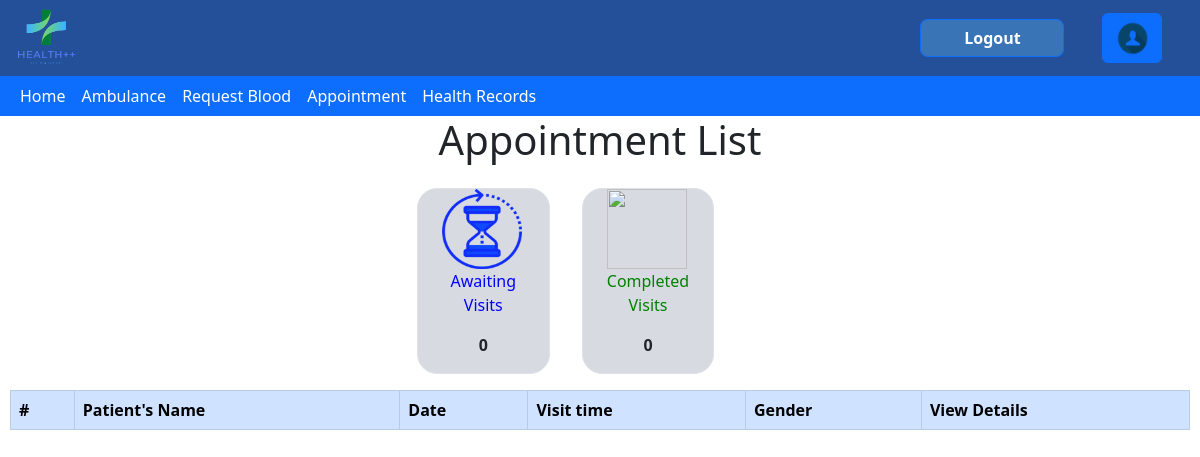
The page /book_appointment/ (signed in) on the database as committed earlier.
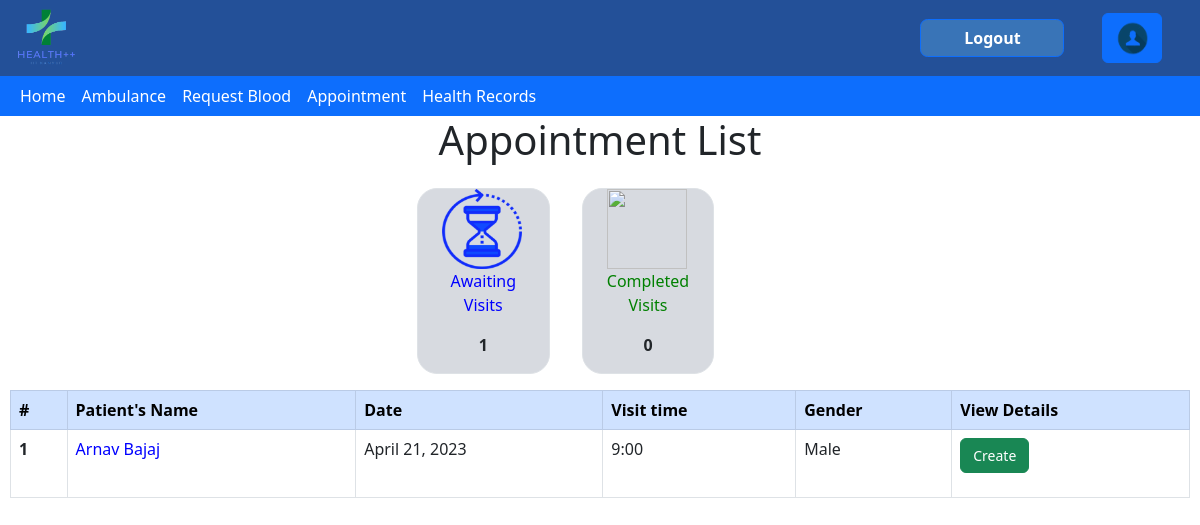
The same page on the database as committed later.
### health/models.py (models this page shows, shortened)
class Appointment(models.Model):
    doctor = models.ForeignKey(Doctor,blank = True, null = True , on_delete=models.CASCADE)
    patient = models.ForeignKey(Patient,blank = True, null = True , on_delete=models.CASCADE)
    timeSlot = models.ForeignKey(Time_Slot,blank = True, null = True , on_delete=models.CASCADE)
    status = models.BooleanField(default=True)

class Patient(models.Model):
    user = models.ForeignKey(Account,null=True,on_delete=models.CASCADE)
    Patient_Name=models.CharField(max_length=600,null=True)

class Time_Slot(models.Model):
    starttime = models.IntegerField(null=True)
    total_patient=models.IntegerField(default=0)
    date = models.DateField(null=True)
    doctors=models.ManyToManyField(Doctor)

### members/models.py (models this page shows, shortened)
class Account(models.Model):
    user=models.OneToOneField(User,on_delete=models.CASCADE)
    Role=models.CharField(max_length=100,choices=roles,default="Student",blank=True)
    DOB=models.DateField(blank=True,null=True)
    BloodG=models.CharField(choices=BloodG,null=True,max_length=20)
    CCID=models.CharField(null=True,max_length=20)
    Gender=models.CharField(null=True,default='Male',max_length=10)
    ContactNo=models.CharField(null=True,blank=True,max_length=13)

### health/views.py (the view)
# urls.py: path('book_appointment/',views.book_appointment,name='book_appointment'),
@login_required
def book_appointment(request):
    assign_roles()
    appointments,count_completed = getappointments(request)
    return render(request,'health/appointment_form.html',{'submit':0,"appointments":appointments,"count":appointments.count(),"completed":count_completed})

### health/views.py (called while the page is built)
@login_required
def getappointments(request):
    user=Account.objects.get(user=request.user)
    if(user.Role=="Doctor"):
        doctor = Doctor.objects.get(user = user)
        appointments = Appointment.objects.filter(doctor = doctor,status = True)
        completed_appointments = Appointment.objects.filter(doctor = doctor,status = False).count()
    elif(user.Role=="Patient"):
        patient = Patient.objects.get(user = user)
        appointments = Appointment.objects.filter(patient = patient,status = True)
        completed_appointments = Appointment.objects.filter(patient = patient,status = False).count()
    else:
        appointments=Appointment.objects.all()
        completed_appointments = Appointment.objects.filter(status = False).count()
    return appointments , completed_appointments

### health/templates/health/appointment_form.html (shortened to what this page needs)
{% extends 'health/base.html' %}
{%load static%}
{%block content%}
<html>
    <head>
        <link href="https://cdn.jsdelivr.net/npm/bootstrap@5.3.0-alpha1/dist/css/bootstrap.min.css" rel="stylesheet">
    </head>
    {%if user.account.Role == 'Student' or user.account.Role == 'Doctor' or user.account.Role == 'Receptionist'%}
    <body>
        <div class="appointmentList">
            <h1 style='text-align: center;'>Appointment List</h1>
            <div class="row gx-5" style="margin: auto; width: max-content;" >
                <div class="c col-4 border m-3 gx-5">
                    <img src="{%static 'health/images/appointment/waiting.png'%}" alt="" style='margin: auto;width: 80px; height: 80px;'></img>
                    <div class="gx-5">
                        <p style='text-align: center;color: blue;'>Awaiting Visits</p>
                        <p style="text-align: center;font-weight: bold;">{{count}}</p>
                    </div>
                </div>
                <div class="c col-4 border m-3 gx-5">
                    <img src="{%static 'health/images/appointment/done.png'%}" alt="" style='margin: auto;width: 80px; height: 80px;'></img>
                    <div class="gx-5">
                        <p style='text-align: center;color: green'>Completed Visits</p>
                        <p style="text-align: center;font-weight: bold;">{{completed}}</p>
                    </div>
                </div>
            </div>
            <div class="table-responsive">
                <table class="table table-bordered table-hover">
                    <thead class="table-primary">
                        <tr>
                            <th scope="col">#</th>
                            {%if user.account.Role == 'Doctor' or user.account.Role == 'Receptionist'%}
                            <th scope="col">Patient's Name</th>
                            {%endif%}
                            <th scope="col">Date</th>
                            <th scope="col">Visit time</th>
                            {% if user.account.Role == 'Doctor'%}
                            <th scope="col">Gender</th>
                            {% endif%}
                            {% if user.account.Role == 'Doctor'%}
                            <th scope="col">View Details</th>
                            {% endif%}
                        </tr>
                    </thead>
                    <tbody>
                        {%if user.account.Role == 'Doctor'%}
                        {% for appointment in appointments %}
                        <tr>
                            <th scope="row">{{forloop.counter}}</th>
                            <td style='color: blue;'>{{appointment.patient.Patient_Name}}</td>
                            <td>{{appointment.timeSlot.date}}</td>
                            <td>{{appointment.timeSlot.starttime}}:00</td>
                            <td>{{appointment.patient.user.Gender}}</td>
                            <td>
                                <form method="post" action="{% url 'home_health_record' %}">
                                    <button type="submit" class="btn btn-success" style="font-size: 14;" name="AppID" value="{{appointment.id}}">Create</button>
                                </form>
                            </td>
                        </tr>
                        {%endfor%}
                        {%endif%}
                    </tbody>
                </table>
            </div>
        </div>
        {%else%}
        <h1>You are not authorized to access this page</h1>
        {%endif%}
    </body>
    <html>
{%endblock%}

Rows that differ between the two databases and show on the page:
added Appointment: patient.Patient_Name "Arnav Bajaj", timeSlot "April 21, 2023", timeSlot.starttime "9", patient.user.Gender "Male", {{ appointment.id }} 19 (drawn)
Other text that changed with them:
{{ count }}: "0" → "1"
